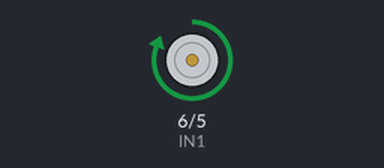
A sketch run on a simulated Arduino Uno, built with avr-gcc and run on an emulated ATmega328P. On the bench: motor-driver pin pairs drawn as motors (green arrow = first pin HIGH = forward, orange = second pin HIGH = backward, longer = more drive, scaled by the enable pin).

Above: at 0.05 s.
Timing chart, 0 to 3.0 s (numbered marks = the images above):
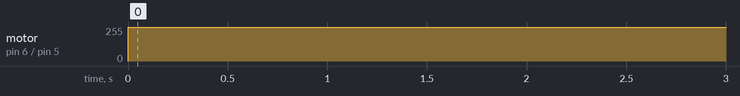

The sketch:

sketch_nov17b.ino
```cpp
int ENA = 7;
int IN1 = 6;
int IN2 = 5;
int TRIG = 12;
int ECHO = 11;

long getDistance(){
  digitalWrite(TRIG, LOW);
  delay(50);
  digitalWrite(TRIG, HIGH);
  delay(100);
  digitalWrite(TRIG, LOW);

  pinMode(ECHO, INPUT);
  long duration = pulseIn(ECHO, HIGH);
  return (duration/2)/29.1;
}

void extend_actuator(int time){
  digitalWrite(IN1, HIGH);
  digitalWrite(IN2, LOW);

  delay(time);

  digitalWrite(IN1, LOW);
  digitalWrite(IN2, LOW);
}

void setup() {
  Serial.begin(9600);

  pinMode(TRIG, OUTPUT);
  pinMode(ECHO, INPUT);

  pinMode(ENA, OUTPUT);
  pinMode(IN1, OUTPUT);
  pinMode(IN2, OUTPUT);

  digitalWrite(ENA, HIGH);
}

void loop() {
  extend_actuator(2000);
}
```

Measured:
- by itself, motor on pin 6 (IN1) / pin 5 (IN2): stopped → forward 255/255 at 0.00 s
